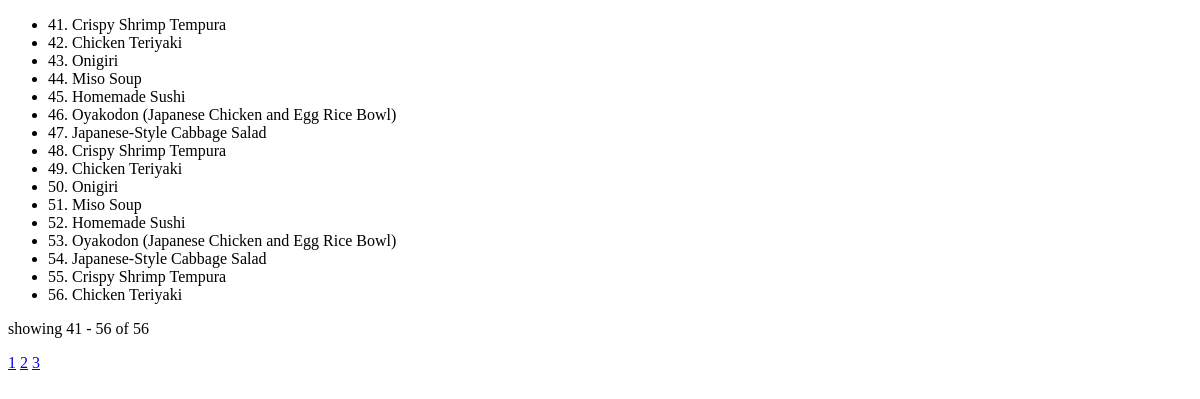
Before: /test?page=3 with the older database file.
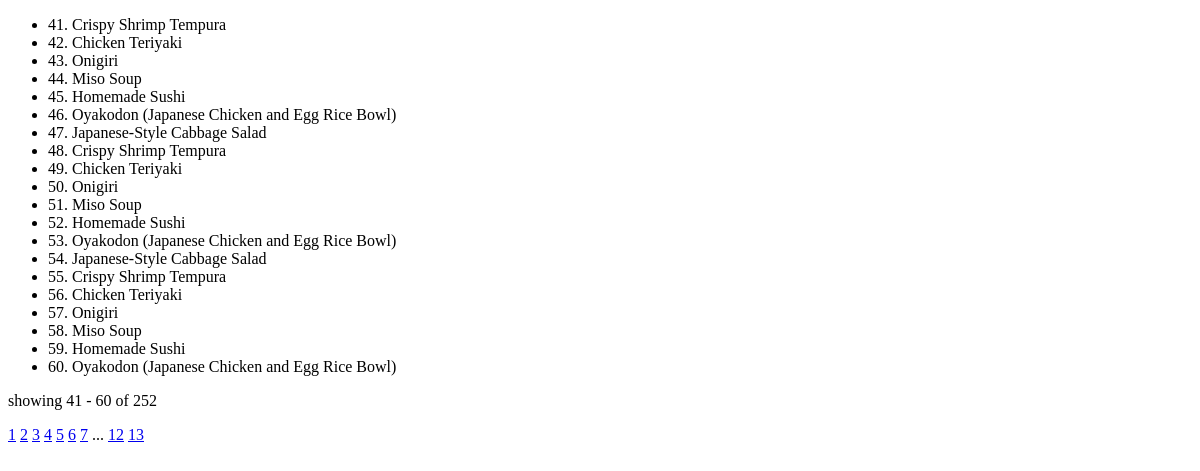
After: the same page with the newer database file.
### model.py (models this page shows)
class Recipe(db.Model):
    __tablename__ = "recipe"
    id = mapped_column(Integer, primary_key=True)
    name = mapped_column(String(200), nullable=False)
    cook_time_in_minutes = mapped_column(Integer, nullable=False)
    servings = mapped_column(Integer, nullable=False)
    ingredients = mapped_column(JSON, nullable=False)
    instructions = mapped_column(JSON, nullable=False)
    image = mapped_column(String(255), nullable=False)
    datetime = mapped_column(String(100), nullable=False)
    user_id = mapped_column(Integer, ForeignKey("user.id"))

### app.py (the view)
@app.route("/test")
def test():
    page = db.paginate(db.select(Recipe).order_by(Recipe.id), page=int(request.args.get("page", "1")))
    return render_template("test.html", page=page)

### templates/test.html (shortened to what this page needs)
<!DOCTYPE html>
<html lang="en">
<head>
</head>
<body>
    <ul>
        {% for recipe in page %}
        <li>{{ recipe.id }}. {{ recipe.name }}</li>
        {% endfor %}
    </ul>
    <p>showing {{ page.first }} - {{ page.last }} of {{ page.total }}</p>
    <div>
    {% for page_number in page.iter_pages() %}
        {% if page_number %}
            <a href="/test?page={{ page_number }}" class="p-2">{{ page_number }}</a>
        {% else %}
            <span>...</span>
        {% endif %}
    {% endfor %}
    </div>
</body>
</html>

Changed rows visible on the page:
added Recipe: id "57", name "Onigiri"
added Recipe: id "58", name "Miso Soup"
added Recipe: id "59", name "Homemade Sushi"
added Recipe: id "60", name "Oyakodon (Japanese Chicken and Egg Rice Bowl)"
Other visible differences:
{{ page.last }}: "56" → "60"
{{ page.total }}: "56" → "252"
new list line: "4"
new list line: "5"
new list line: "6"
new list line: "7"
new list line: "12"
new list line: "13"
